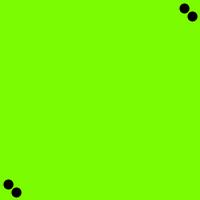
Frame 1 (no input)
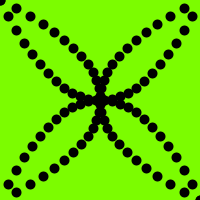
Frame 60 (the mouse pressed at the canvas centre just before this capture)
Frame 120 (the mouse held since frame 60 and released just before this capture): identical to frame 60, image omitted

The Processing sketch that drew these frames (run headless with seeded random() and noise(); from frame 60 on, the mouse is pressed at the canvas centre):

// Processing sketch: processing_96265
// ── processing_96265.pde

void setup (){
size (200, 200);
background (124,252,0);
}
int x=-100;
int y=05;
 
void draw (){
int spacing= 8;
int endegs= 100;
 
strokeWeight(10);
x=x+spacing;
point (x+100,x*x/100+100);
point (-x+100,-x*x/100+100);
point (x*x/100+100, x+100);
point (-x*x/100+100, -x+100);
 
 
}
